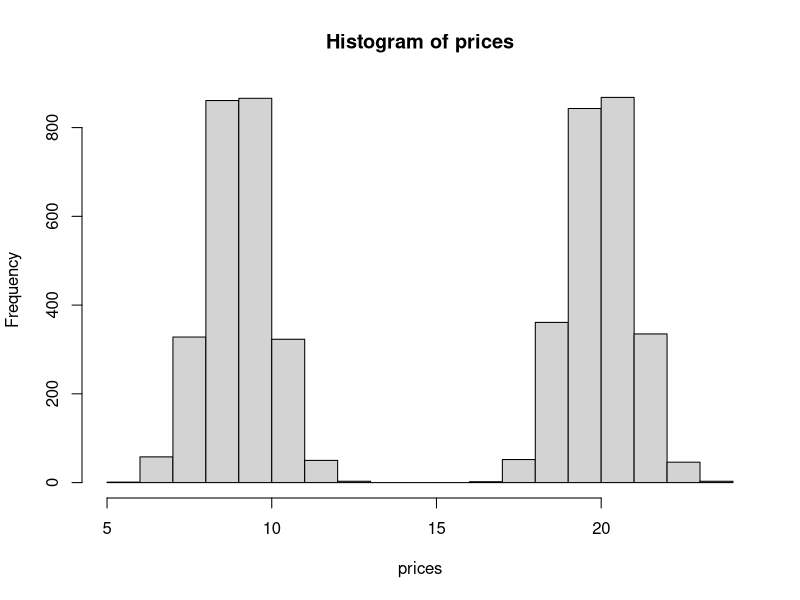
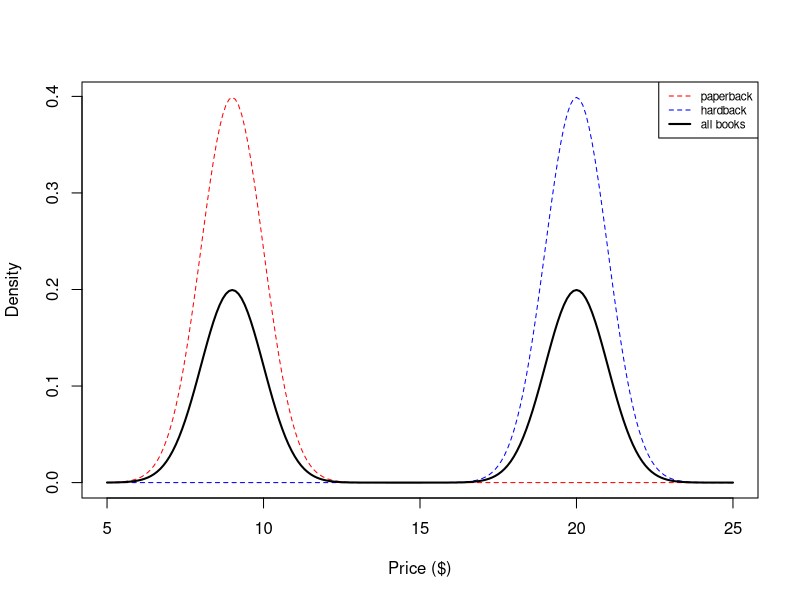
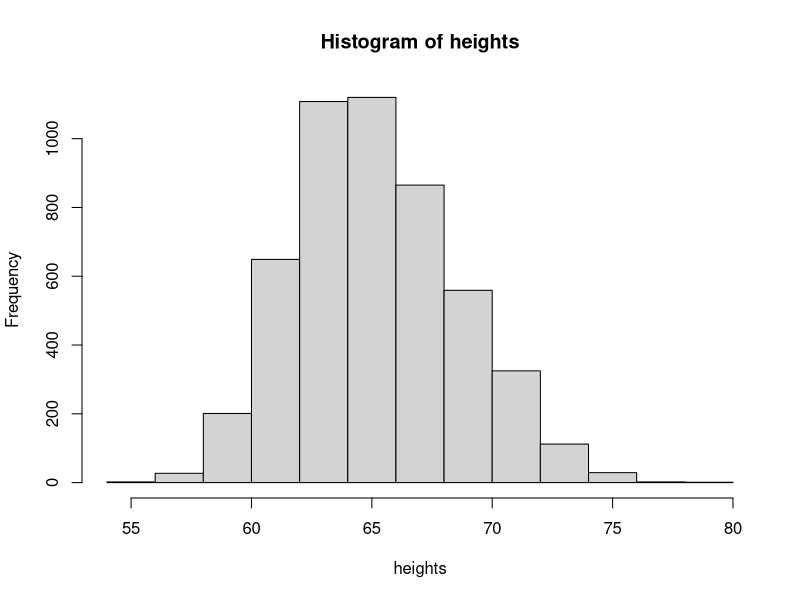
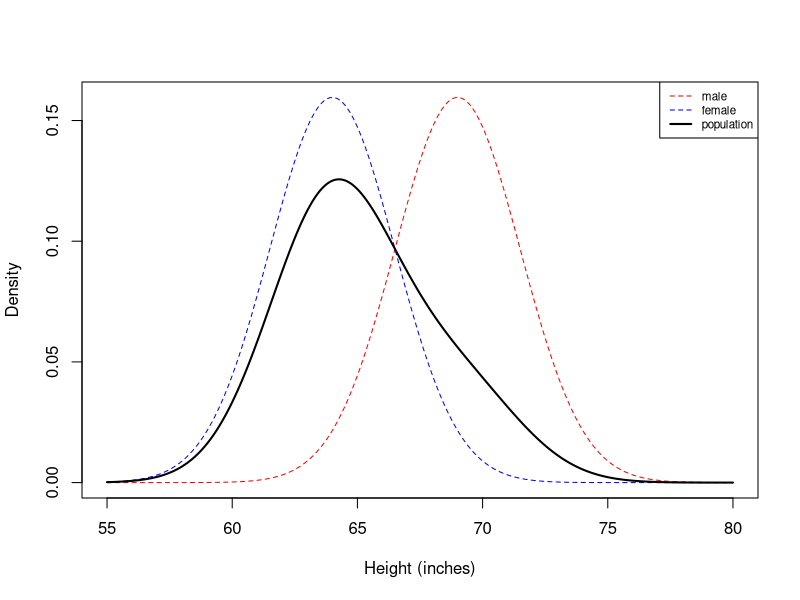
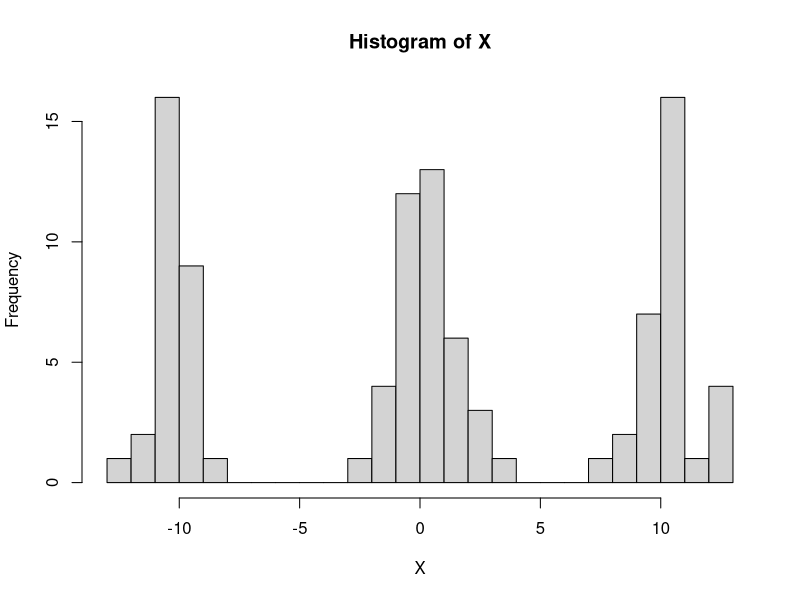
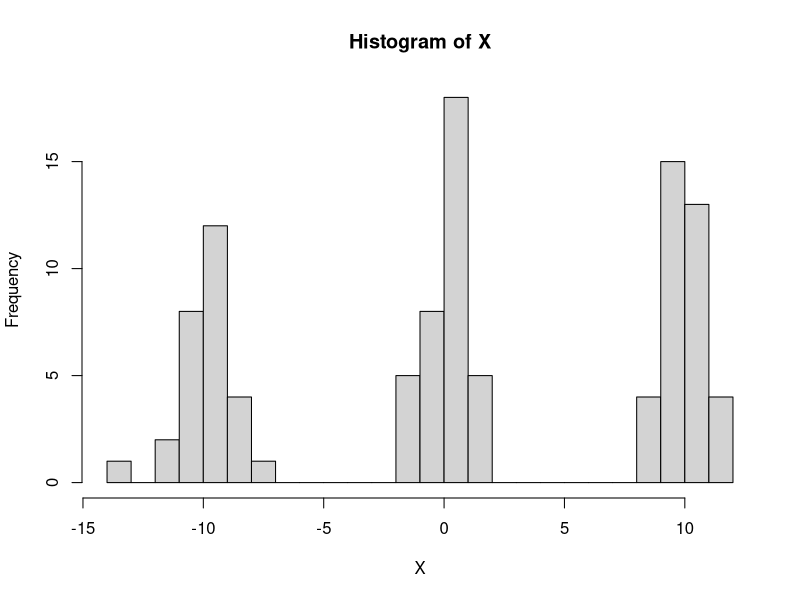
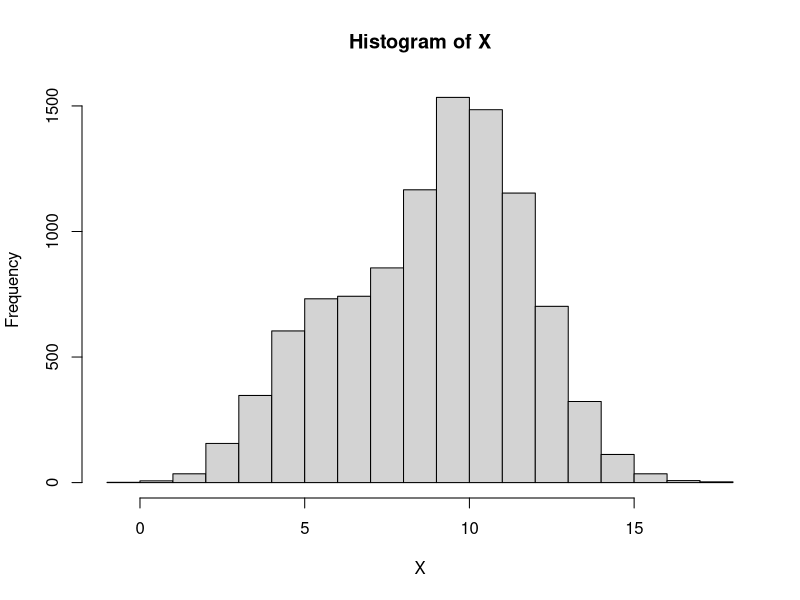
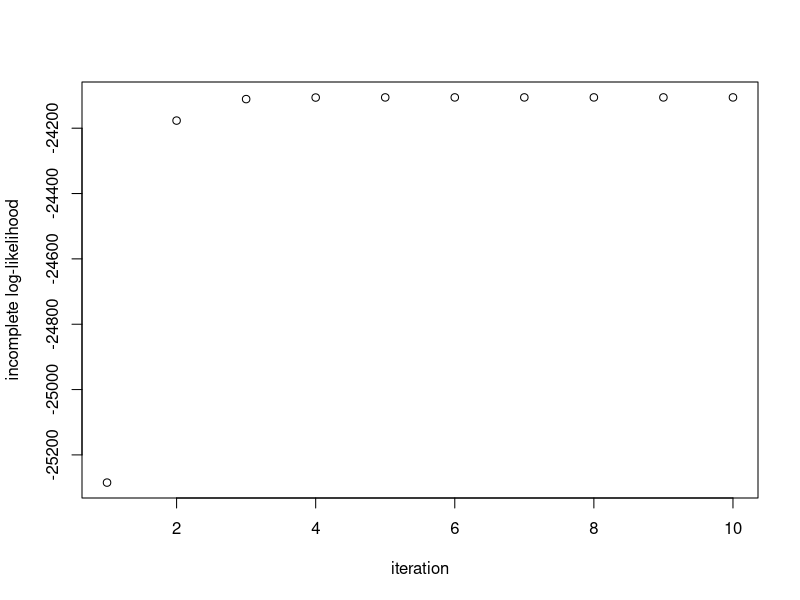

Reproduce these figures in R, in order.
## ---- chunk 1
numSamples <- 5000
prices      <- numeric(numSamples)
for(i in seq_len(numSamples)) {
  # draw latent component
  z.i <- rbinom(1,1,0.5)
  # two conditions for each normal distribution based upon the latent component
  if(z.i == 0) prices[i] <- rnorm(1, mean = 9, sd = 1)
  else prices[i] <- rnorm(1, mean = 20, sd = 1)
}
hist(prices)
## ---- chunk 2
mu.pb   <- 9
sd.pb   <- 1
mu.hb   <- 20
sd.hb   <- 1

sample.pts <- seq(5, 25, by=0.1)
density_pb   <- dnorm(sample.pts, mean=mu.pb, sd=sd.pb)
density_hb <- dnorm(sample.pts, mean=mu.hb, sd=sd.hb)

plot(sample.pts, density_pb, col='red', type='l', xlab="Price ($)", ylab="Density", lty=2)
lines(sample.pts, density_hb, col='blue', type='l', lty=2)
lines(sample.pts, 0.5*density_hb + 0.5*density_pb, col='black', type='l', lwd=2)

legend('topright', c('paperback', 'hardback', 'all books'), col=c('red', 'blue', 'black'), lty=c(2,2,1), lwd=c(1,1,2), cex=0.7)
## ---- chunk 3
numSamples <- 5000
heights      <- numeric(numSamples)
for(i in seq_len(numSamples)) {
  z.i <- rbinom(1,1,0.75)
  if(z.i == 0) heights[i] <- rnorm(1, mean = 69, sd = 2.5)
  else heights[i] <- rnorm(1, mean = 64, sd = 2.5)
}
hist(heights)
## ---- chunk 4
mu.male   <- 69
sd.male   <- 2.5
mu.female <- 64
sd.female <- 2.5

sample.pts     <- seq(55, 80, by=0.1)
density_male   <- dnorm(sample.pts, mean=mu.male, sd=sd.male)
density_female <- dnorm(sample.pts, mean=mu.female, sd=sd.female)

plot(sample.pts, density_male, col='red', type='l', xlab="Height (inches)", ylab="Density", lty=2)
lines(sample.pts, density_female, col='blue', type='l', lty=2)
lines(sample.pts, .75*density_female + .25*density_male, col='black', type='l', lwd=2)

legend('topright', c('male', 'female', 'population'), col=c('red', 'blue', 'black'), lty=c(2,2,1), lwd=c(1,1,2), cex=0.7)
## ---- chunk 5
set.seed(1234)
n <- 100
mu <- c(-10, 0, 10)
# sample Z first 
Z <- sample(1:3, size=n, replace=TRUE)
# conditional on Z, sample the normal update
X <- rnorm(n, mean=mu[Z], sd=1)
hist(X, breaks=20)
## ---- chunk 6
n <- 100
mu <- c(-10, 0, 10)
# sample Z first 
Z <- sample(1:3, size=n, replace=TRUE)
# conditional on Z, sample the normal update
X <- rnorm(n, mean=mu[Z], sd=1)
hist(X, breaks=20)
## ---- chunk 7
# set mu and sigma
mu.true    = c(5, 10)
sigma.true = c(1.5, 2)

# Calculate Z
Z = rbinom(500, 1, 0.75)

# sample values from the mixture model 
X <- rnorm(10000, mean=mu.true[Z+1], sd=sigma.true[Z+1])
hist(X,breaks=15)
## ---- chunk 8
# code from Matt Bonakdarpour
# todo: re-write this 
compute.log.lik <- function(L, w) {
  L[,1] = L[,1]*w[1]
  L[,2] = L[,2]*w[2]
  return(sum(log(rowSums(L))))
}

L = matrix(NA, nrow=length(X), ncol= 2)
L[, 1] = dnorm(X, mean=mu.true[1], sd = sigma.true[1])
L[, 2] = dnorm(X, mean=mu.true[2], sd = sigma.true[2])
## ---- chunk 9
# code from Matt Bonakdarpour
# todo: improve the code and move over 
# to package functionality
mixture.EM <- function(w.init, L) {
  
  w.curr <- w.init
  
  # store log-likehoods for each iteration
  log_liks <- c()
  ll       <- compute.log.lik(L, w.curr)
  log_liks <- c(log_liks, ll)
  delta.ll <- 1
  
  while(delta.ll > 1e-5) {
    w.curr   <- EM.iter(w.curr, L)
    ll       <- compute.log.lik(L, w.curr)
    log_liks <- c(log_liks, ll)
    delta.ll <- log_liks[length(log_liks)]  - log_liks[length(log_liks)-1]
  }
  return(list(w.curr, log_liks))
}

EM.iter <- function(w.curr, L, ...) {
  
  # E-step: compute E_{Z|X,w0}[I(Z_i = k)]
  z_ik <- L
  for(i in seq_len(ncol(L))) {
    z_ik[,i] <- w.curr[i]*z_ik[,i]
  }
  z_ik     <- z_ik / rowSums(z_ik)
  
  # M-step
  w.next   <- colSums(z_ik)/sum(z_ik)
  return(w.next)
}
## ---- chunk 10
#perform EM
ee <- mixture.EM(w.init=c(0.5,0.5), L)
print(paste("Estimate = (", round(ee[[1]][1],2), ",", 
            round(ee[[1]][2],2), ")", sep=""))
## ---- chunk 11
plot(ee[[2]], ylab='incomplete log-likelihood', xlab='iteration')
